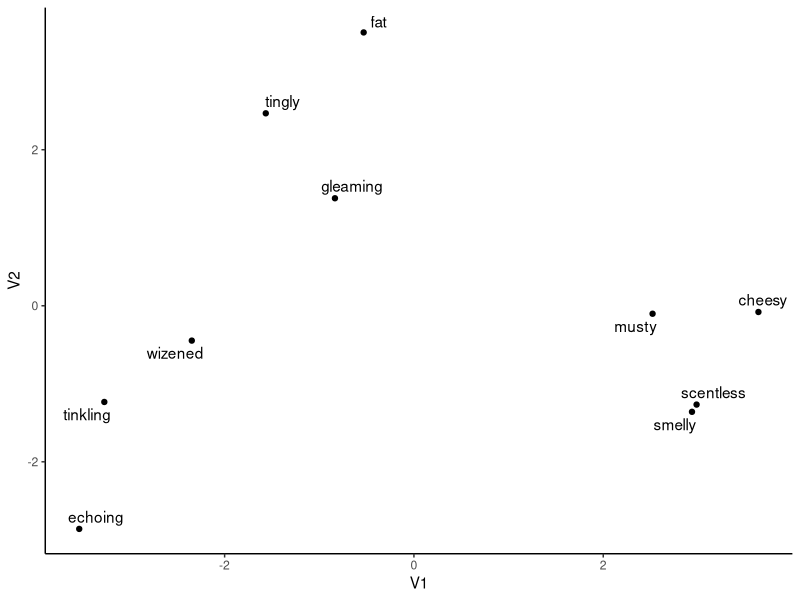
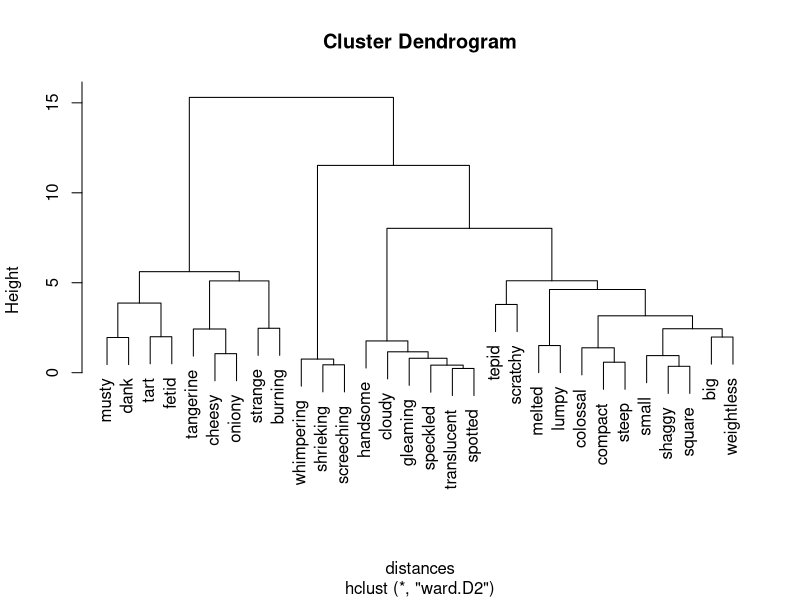
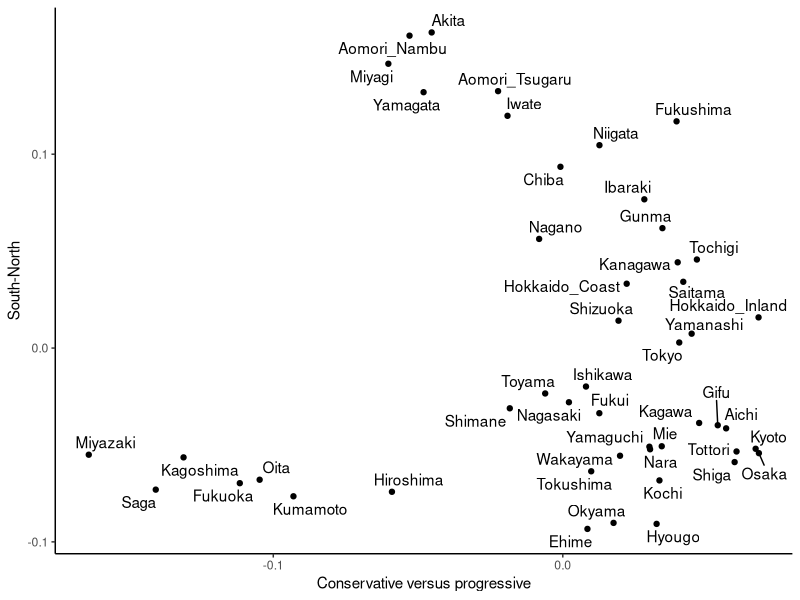
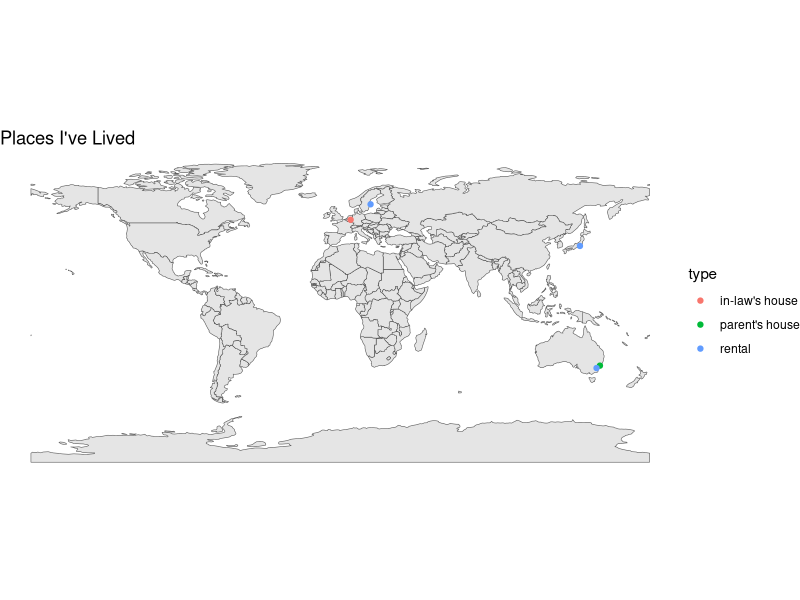
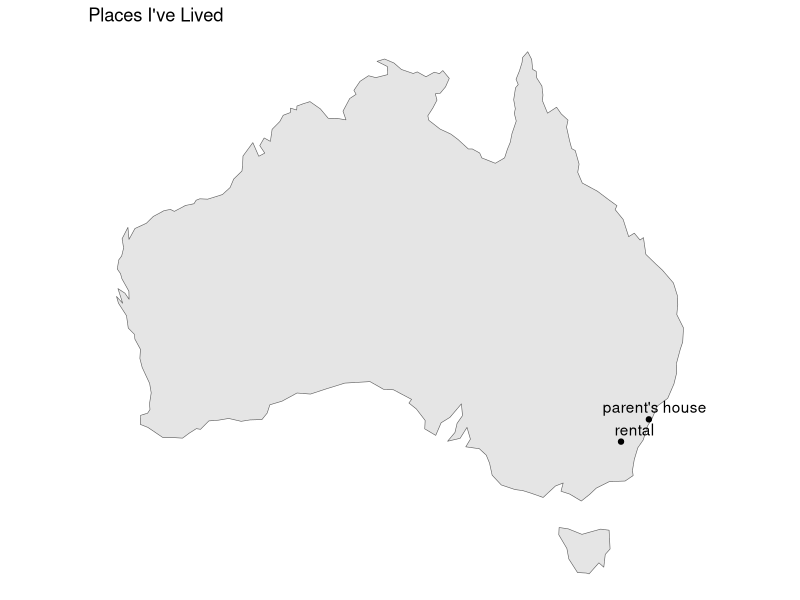

These figures' R source, in order:
## ---- chunk 1
library(tidyverse)
library(ggrepel)
library(kableExtra)
knitr::opts_chunk$set(echo = TRUE,warning = FALSE,message = FALSE)
## ---- chunk 2
norms <- read_csv("data/lynott_connell_2009_modality.csv")
norms
## ---- chunk 3
norms%>%
  sample_n(10)%>%
  # we have to get rid of the columns that don't contain measurements of our variables of interest first
  select(-PropertyBritish,-DominantModality)%>%
  # if we want to keep the names of the words, we have to store them in rownames, not in a column (otherwise dist will try to calculate distances based on their name/spelling which we don't want)
  column_to_rownames("Word")%>%
  dist()-> distances
distances
## ---- chunk 4
coordinates <- cmdscale(distances)
coordinates
## ---- chunk 5
str(coordinates)
## ---- chunk 6
coordinates%>%
  # we can take the rownames and put them in a column called "Word" in the dataframe we make
  as_data_frame(rownames="Word")%>%
  ggplot(aes(x=V1,y=V2,label=Word))+
  geom_point()+
  geom_text_repel()+
  theme_classic()
## ---- chunk 7
stress <- function(d, D){
  sqrt(sum((d - D) ^ 2) / sum(d ^ 2))
}

# compare the real distances with the distances between the coordinates we made
stress(distances,dist(coordinates))
## ---- chunk 8
norms%>%
  sample_n(30)%>%
  select(-PropertyBritish,-DominantModality)%>%
  column_to_rownames("Word")%>%
  dist()-> distances

coordinates <- cmdscale(distances)
stress(distances,dist(coordinates))

## ---- chunk 9
threeD_coordinates <- cmdscale(distances,k=3)
stress(distances,dist(threeD_coordinates))
## ---- chunk 10
tree <- hclust(distances,method="ward.D2")
plot(tree)
## ---- chunk 11
japonic <- read_csv("data/japvocabmatrix.csv")
japonic%>%
  filter(X!="Old_Japanese",X!="Middle_Japanese",X!="Okinawa")%>%
  column_to_rownames("X")->japonic

japonic[1:10,1:7]%>%
  kable(col.names=c("ware","ore","temae","boku","jibun","ura","uchi"))%>%
  kable_styling()
## ---- chunk 12
distances <- dist(japonic,method="binary")
## ---- chunk 13
coordinates <- cmdscale(distances)

coordinates%>%
  as_data_frame(rownames="Region")%>%
  ggplot(aes(x=V2,y=-V1,label=Region))+
  geom_point()+
  geom_text_repel()+
  theme_classic()+
  labs(x="Conservative versus progressive",y="South-North")
## ---- chunk 14
# required packages
library(rnaturalearth)
library(rnaturalearthdata)
library(ggrepel)

# these packages may not function properly if you don't also have rgeos installed; if you get an error, run install.packages('rgeos') in your console and then try again

# the function ne_countries will give you country maps, if you don't specify which countries, it gives you the whole world. 
# Use returnclass="sf" to make sure you get an sf format back, as this is what geom_sf() works with
world <- ne_countries(returnclass = "sf")

# you need to have latitude and longitude information for the things you want to plot -- I get this from google maps -- just right click on a place in google maps (on a computer), and the latitude and longitude will show up and you can copy them
type <- c("rental","parent's house","in-law's house","rental","rental")
latitude <- c(59.865,-33.879,50.874,35.664,-35.284)
longitude <- c(17.641,151.112,6.037,139.482,149.136)
places <- data.frame(type,latitude,longitude)

# start by plotting the map as a base layer
# this always has to come first -- it won't work if you start with the points and try to add the map after
world%>%
  ggplot()+
  geom_sf()+
  # then you can add points on top of it -- note that you need to specify the data, because this comes from a different dataset to the one at the top of the pipe
  geom_point(data = places,aes(x=longitude,y=latitude,colour=type))+
  theme_void()+    # this is a nice theme for maps; it gets rid of the axes
  labs(title="Places I've Lived")

## ---- chunk 15
Australia <- ne_countries(country="Australia",returnclass = "sf")

australian_places <- places%>%filter(latitude<0)

Australia%>%
  ggplot()+
  geom_sf()+
  # since the data isn't coming from the top of the pipe, you need to tell it the data and aesthetics
  geom_point(data = australian_places,aes(x=longitude,y=latitude))+
  # you could use labels instead of colour -- but again you need to tell it the aesthesics and data to use
  geom_text_repel(data = australian_places,aes(x=longitude,y=latitude,label=type))+
  labs(title="Places I've Lived")+
  theme_void()
